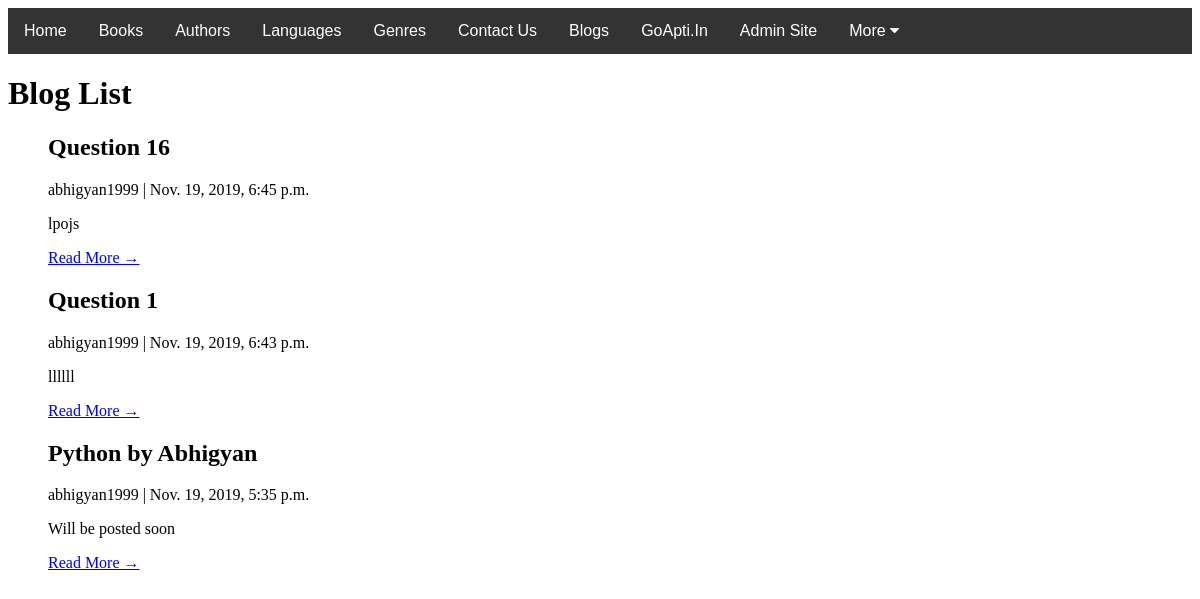
The page /catalog/blog/ on the database as committed earlier.
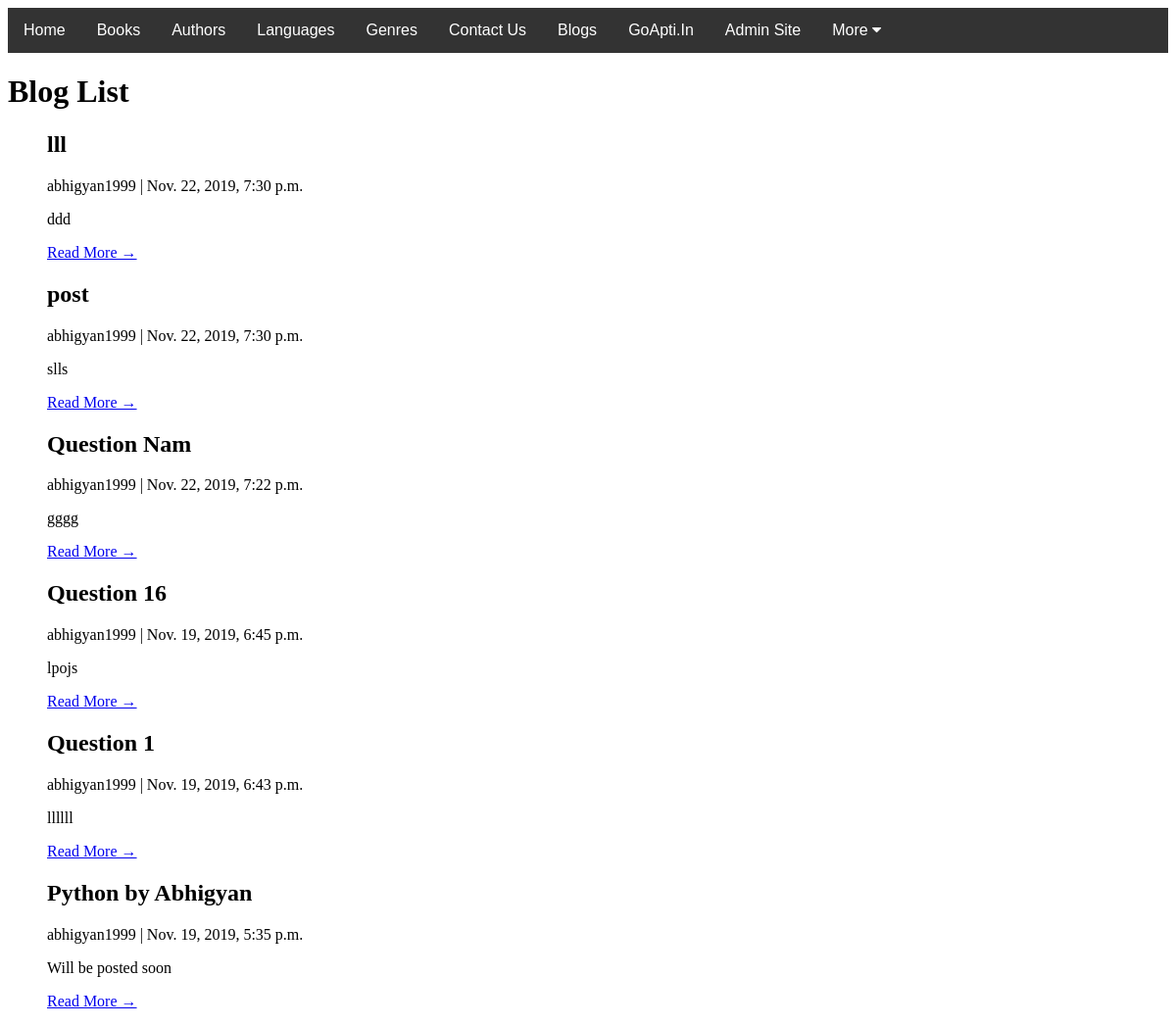
The same page on the database as committed later.
### catalog/models.py (models this page shows, shortened)
class Blog(models.Model):
    title = models.CharField(max_length=200, unique=True)
    slug = models.SlugField(max_length=200, unique=True)
    author = models.ForeignKey(User, on_delete=models.CASCADE)
    updated_on = models.DateTimeField(auto_now=True)
    content = models.TextField()
    image = models.ImageField(default="yes")
    created_on = models.DateTimeField(auto_now_add=True)
    status = models.IntegerField(choices=STATUS, default=0)
    class Meta:
        ordering = ['-created_on']

### catalog/views.py (the view)
# urls.py: path('blog/', views.BlogListView.as_view(), name='blog'),
class BlogListView(generic.ListView):
    model = Blog
    queryset = Blog.objects.filter(status=1).order_by('-created_on')
    template_name = 'blog_list.html'

### catalog/templates/catalog/blog_list.html
{% extends "base_generic.html" %}
{% block content %}
  <h1>Blog List</h1>
  {% if blog_list %}
  <ul>
    {% for blog in blog_list %}
      <div class="card mb-4">
                <div class="card-body">
                    <h2 class="card-title">{{ blog.title }}</h2>
                    <p class="card-text text-muted h6">{{ blog.author }} | {{ blog.created_on}} </p>
                    <p class="card-text">{{blog.content|slice:":200" }}</p>
                    <a href="{% url 'blog_detail' blog.slug  %}" class="btn btn-primary">Read More &rarr;</a>
                </div>
            </div>
    {% endfor %}
  </ul>
  {% else %}
    <p>There is nothing to show blog in the library.</p>
  {% endif %}
{% endblock %}

### catalog/templates/base_generic.html (shortened to what this page needs)
<!DOCTYPE html>
<html lang="en">
<head>
  <link rel="stylesheet" href="https://cdnjs.cloudflare.com/ajax/libs/font-awesome/4.7.0/css/font-awesome.min.css">
  {% load static %}
  <link rel="stylesheet" href="{% static 'css/styles2.css' %}">
</head>
<body>
<div class="navbar">
  <a class="active" href="{% url 'index' %}">Home</a>
  <a class="active" href="{% url 'books' %}">Books</a>
  <a class="active" href="{% url 'authors' %}">Authors</a>
  <a class="active" href="{% url 'language' %}">Languages</a>
  <a class="active" href="{% url 'genre' %}">Genres</a>
  <a class="active" href="{% url 'visitor' %}">Contact Us</a>
  <a class="active" href="{% url 'blog' %}"> Blogs</a>
  <a class="active" href="https://www.goapti.in/" target="_blank">GoApti.In</a>
  <a class="active" href="http://localhost:8000/admin/login/?next=/admin/" target="_blank">Admin Site</a>
  <div class="dropdown">
  <button class="dropbtn" onclick="myFunction()">More
    <i class="fa fa-caret-down"></i>
  </button>
  </div>
</div>
  <div class="container-fluid">
    <div class="row">
      <div class="col-sm-10 ">{% block content %}{% endblock %}</div>
    </div>
  </div>
</body>
</html>

### catalog/static/css/styles2.css (style rules this page uses)
.navbar { overflow: hidden; background-color: #333; font-family: Arial, Helvetica, sans-serif; }
.navbar a { float: left; font-size: 16px; color: white; text-align: center; padding: 14px 16px; text-decoration: none; }
.dropdown { float: left; overflow: hidden; }
.dropdown .dropbtn { cursor: pointer; font-size: 16px; border: none; outline: none; color: white; padding: 14px 16px; background-color: inherit; font-family: inherit; margin: 0; }

Rows that differ between the two databases and show on the page:
added Blog: title "lll", author "abhigyan1999", created_on "Nov. 22, 2019, 7:30 p.m.", content "ddd"
added Blog: title "post", author "abhigyan1999", created_on "Nov. 22, 2019, 7:30 p.m.", content "slls"
added Blog: title "Question Nam", author "abhigyan1999", created_on "Nov. 22, 2019, 7:22 p.m.", content "gggg"
